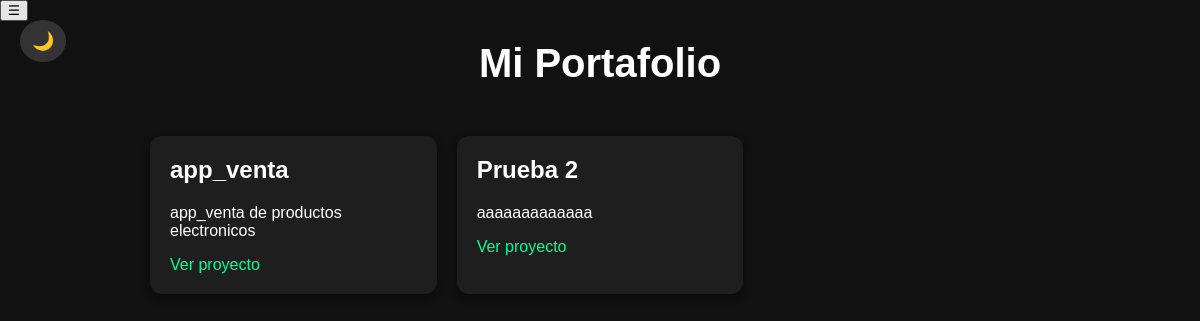
The app's page /, older data.
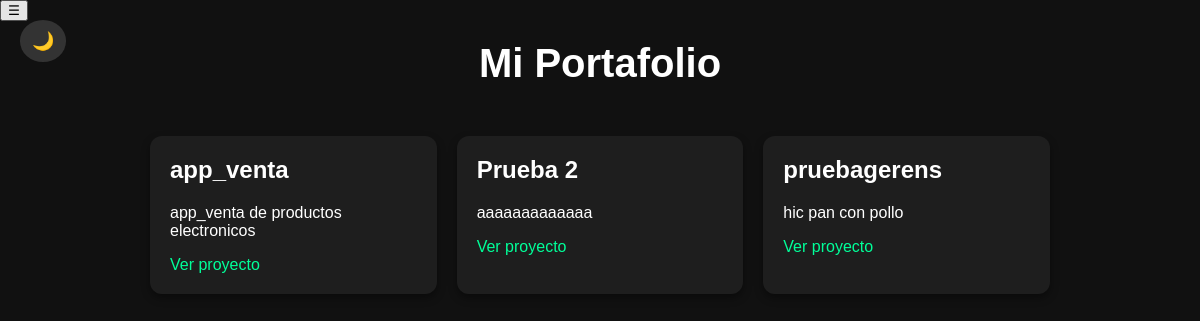
The same page, newer data.
### mi_app/models.py (models this page shows, shortened)
class Proyecto(models.Model):
    titulo = models.CharField(max_length=100)
    descripcion = models.TextField()
    link = models.URLField(blank=True)  # opcional, por ejemplo a GitHub o demo

### mi_app/views.py (the view)
# urls.py: path('', views.portafolio, name='portafolio'),
def portafolio(request):
    proyectos = Proyecto.objects.all()
    menu_items = MenuItem.objects.all().order_by('orden')
    return render(request, 'mi_app/portafolio.html', {'proyectos': proyectos, 'menu_items': menu_items})

### mi_app/templates/mi_app/portafolio.html (shortened to what this page needs)
<!DOCTYPE html>
<html lang="es">
<head>
    {% load static %}
    <link rel="stylesheet" href="{% static 'mi_app/css/styles.css' %}">
</head>
<body>
    <button id="toggle-theme">🌙</button>
    <div class="sidebar" id="sidebar">
    <button class="toggle-btn" onclick="toggleSidebar()">☰</button>
    </div>
    <h1 class="page-title">Mi Portafolio</h1>
    <div class="container">
        {% for proyecto in proyectos %}
        <div class="card">
            <h2>{{ proyecto.titulo }}</h2>
            <p>{{ proyecto.descripcion }}</p>
            {% if proyecto.link %}
            <a href="{{ proyecto.link }}" target="_blank">Ver proyecto</a>
            {% endif %}
        </div>
        {% endfor %}
    </div>
</body>
</html>

### mi_app/static/mi_app/css/styles.css (style rules this page uses)
.container { max-width: 900px; margin: 50px auto; display: grid; grid-template-columns: repeat(auto-fill, minmax(250px, 1fr)); gap: 20px; }
.card { background: #1e1e1e; color: #fff; padding: 20px; border-radius: 12px; box-shadow: 0 4px 8px rgba(0,0,0,0.4); opacity: 0; transform: translateY(50px); }
.card h2 { margin-top: 0; }
.card a { color: #00ff99; text-decoration: none; }
h1.page-title { text-align: center; margin-top: 20px; }
html, body { margin: 0; padding: 0; height: 100%; font-family: Arial, sans-serif; background: #111; color: #fff; }
h1 { text-align: center; margin-top: 50px; font-size: 2.5rem; }
#toggle-theme { position: fixed; top: 20px; left: 20px; background: #333; color: #fff; border: none; padding: 10px 12px; border-radius: 50%; cursor: pointer; font-size: 18px; transition: background 0.3s; z-index: 10000; }

Row changes from the older to the newer data that the page shows:
added Proyecto: titulo "pruebagerens", descripcion "hic pan con pollo"
